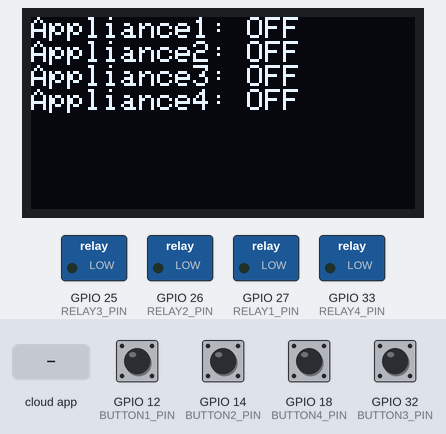
The sketch below on a simulated ESP32. Parts: 128×64 one-colour display, switched loads named in the sketch (green lamp = pin HIGH). The test bench sets the inputs (shaded band); at power-on: GPIO 12 (BUTTON1_PIN), GPIO 14 (BUTTON2_PIN), GPIO 18 (BUTTON4_PIN), GPIO 32 (BUTTON3_PIN) HIGH. WiFi joins after 1.5 s; servers stay silent unless stated; the Firebase database answers and starts empty; what the sketch prints to the serial monitor is not drawn.

Above: at 5.3 s.
5.4 s: the phone or cloud app sets SW1 to 1
At 5.8 s:
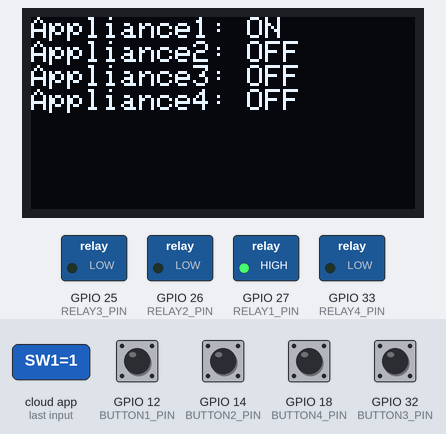
7.0 s: GPIO 14 (BUTTON2_PIN) pulled LOW for 1 s
At 7.8 s:
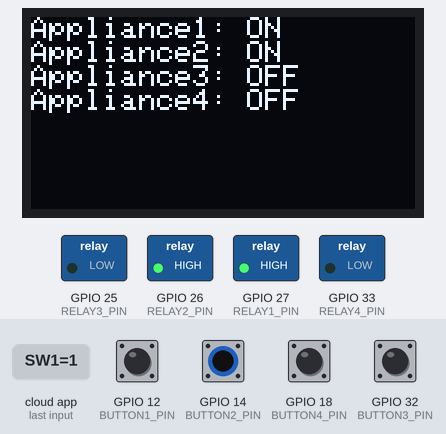
9.5 s: the phone or cloud app sets SW3 to 1
At 10.8 s:
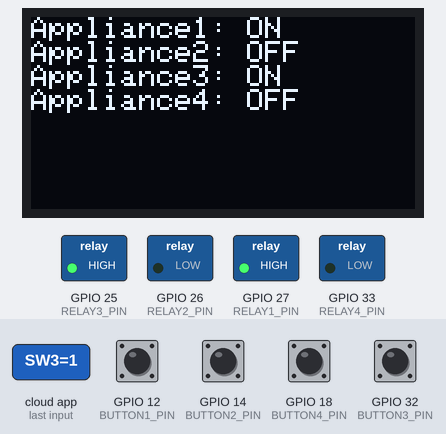
11.3 s: the phone or cloud app sets SW2 to 1
At 12.5 s:
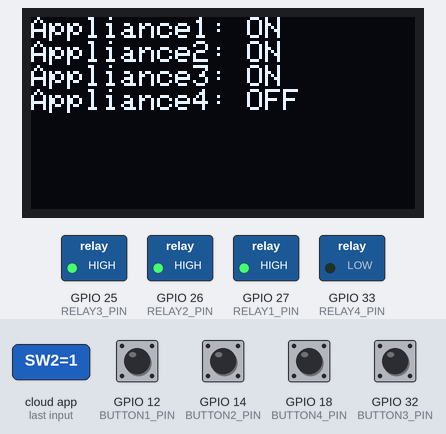
13.0 s: GPIO 18 (BUTTON4_PIN) pulled LOW for 0.35 s
At 14.1 s:
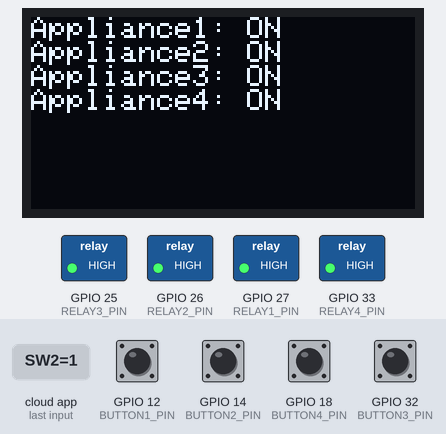
14.8 s: GPIO 12 (BUTTON1_PIN) pulled LOW for 0.35 s
At 16.0 s:
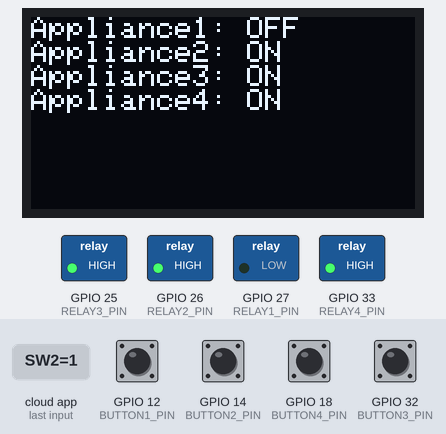
Timing chart, 0 to 17.6 s (numbered marks = the images above; inputs shaded):
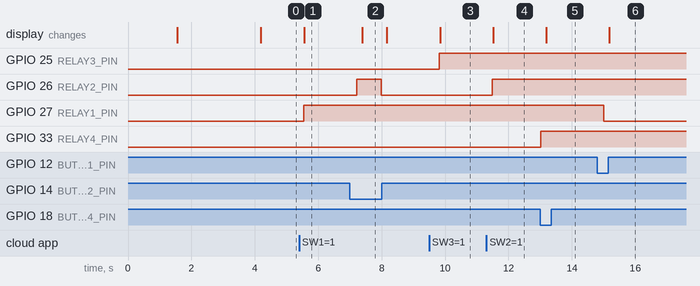

The sketch:

Remote4IoT-Code.ino
```cpp
#include <WiFi.h>
#include <Firebase_ESP_Client.h>
#include "addons/TokenHelper.h"
#include "addons/RTDBHelper.h"
#include <Wire.h>
#include <Adafruit_SH110X.h>

#define OLED_RESET -1
Adafruit_SH1106G display = Adafruit_SH1106G(128, 64, &Wire, OLED_RESET);

// Wi-Fi Credentials
#define WIFI_SSID "-------------"  //WiFi Name
#define WIFI_PASSWORD "-------------" //WiFi Password

// Firebase Info
#define API_KEY "------------------" //Your API Key
#define DATABASE_URL "---------------------" //Your Firebase URL

// Relay Pins
#define RELAY1_PIN 27
#define RELAY2_PIN 26
#define RELAY3_PIN 25
#define RELAY4_PIN 33

// Button Pins
#define BUTTON1_PIN 12
#define BUTTON2_PIN 14
#define BUTTON3_PIN 32
#define BUTTON4_PIN 18

// Firebase Variables
FirebaseData fbdo;
FirebaseAuth auth;
FirebaseConfig config;

// Relay States
int stateRelay1 = 0;
int stateRelay2 = 0;
int stateRelay3 = 0;
int stateRelay4 = 0;

// Firebase Paths
String relayPath1 = "/Button/SW1";
String relayPath2 = "/Button/SW2";
String relayPath3 = "/Button/SW3";
String relayPath4 = "/Button/SW4";

// Timing
unsigned long sendDataPrevMillis = 0;
unsigned long lastDebounceTime = 0;
const unsigned long debounceDelay = 200;
bool signupOK = false;

void setup() {
  Serial.begin(115200);

  // WiFi connection
  WiFi.begin(WIFI_SSID, WIFI_PASSWORD);
  Serial.print("Connecting to Wi-Fi");
  while (WiFi.status() != WL_CONNECTED) {
    Serial.print(".");
    delay(300);
  }
  Serial.println("\nConnected to Wi-Fi");

  // Firebase config
  config.api_key = API_KEY;
  config.database_url = DATABASE_URL;
  config.token_status_callback = tokenStatusCallback;

  if (Firebase.signUp(&config, &auth, "", "")) {
    Serial.println("Firebase SignUp successful");
    signupOK = true;
  } else {
    Serial.printf("Firebase SignUp failed: %s\n", config.signer.signupError.message.c_str());
  }

  Firebase.begin(&config, &auth);
  Firebase.reconnectWiFi(true);

  // Pin setup
  pinMode(RELAY1_PIN, OUTPUT);
  pinMode(RELAY2_PIN, OUTPUT);
  pinMode(RELAY3_PIN, OUTPUT);
  pinMode(RELAY4_PIN, OUTPUT);

  pinMode(BUTTON1_PIN, INPUT_PULLUP);
  pinMode(BUTTON2_PIN, INPUT_PULLUP);
  pinMode(BUTTON3_PIN, INPUT_PULLUP);
  pinMode(BUTTON4_PIN, INPUT_PULLUP);

  // Default OFF
  digitalWrite(RELAY1_PIN, LOW);
  digitalWrite(RELAY2_PIN, LOW);
  digitalWrite(RELAY3_PIN, LOW);
  digitalWrite(RELAY4_PIN, LOW);

  // OLED setup
  display.begin(0x3C, true);
  display.clearDisplay();
  display.setTextSize(1);
  display.setTextColor(SH110X_WHITE);
  display.setCursor(10, 25);
  display.println("Connecting to Firebase...");
  display.display();

  delay(2000);

  // Sync initial states from Firebase
  syncRelay(relayPath1, stateRelay1, RELAY1_PIN);
  syncRelay(relayPath2, stateRelay2, RELAY2_PIN);
  syncRelay(relayPath3, stateRelay3, RELAY3_PIN);
  syncRelay(relayPath4, stateRelay4, RELAY4_PIN);

  updateOLED();
}

void loop() {
  // Manual Buttons
  checkButton(BUTTON1_PIN, stateRelay1, RELAY1_PIN, relayPath1);
  checkButton(BUTTON2_PIN, stateRelay2, RELAY2_PIN, relayPath2);
  checkButton(BUTTON3_PIN, stateRelay3, RELAY3_PIN, relayPath3);
  checkButton(BUTTON4_PIN, stateRelay4, RELAY4_PIN, relayPath4);

  // Firebase Sync
  if (Firebase.ready() && signupOK && (millis() - sendDataPrevMillis > 300)) {
    sendDataPrevMillis = millis();

    syncRelay(relayPath1, stateRelay1, RELAY1_PIN);
    syncRelay(relayPath2, stateRelay2, RELAY2_PIN);
    syncRelay(relayPath3, stateRelay3, RELAY3_PIN);
    syncRelay(relayPath4, stateRelay4, RELAY4_PIN);
  }
}

// Update OLED Display with All States
void updateOLED() {
  display.clearDisplay();
  display.setCursor(0, 0);
  display.setTextSize(1);
  display.println(stateRelay1 ? "Appliance1: ON" : "Appliance1: OFF");
  display.println(stateRelay2 ? "Appliance2: ON" : "Appliance2: OFF");
  display.println(stateRelay3 ? "Appliance3: ON" : "Appliance3: OFF");
  display.println(stateRelay4 ? "Appliance4: ON" : "Appliance4: OFF");
  display.display();
}

// Sync Relay from Firebase
void syncRelay(String path, int &state, int pin) {
  if (Firebase.RTDB.getInt(&fbdo, path.c_str())) {
    int fbState = 0;
  if (fbdo.dataType() == "string") {            // I set this for the ESP32 not giving the same output to the database with Mobile App
  fbState = fbdo.stringData().toInt();
  }
  else {
  fbState = fbdo.intData();
  }
  if (fbState != state) {
      state = fbState;
      digitalWrite(pin, state);
      updateOLED();
  }
  }
  else {
    Serial.print("Firebase error: ");
    Serial.println(fbdo.errorReason());
  }
}

// Check Button Presses
void checkButton(int btnPin, int &relayState, int relayPin, String path) {
  if (digitalRead(btnPin) == LOW) {
    if (millis() - lastDebounceTime > debounceDelay) {
      relayState = !relayState;
      digitalWrite(relayPin, relayState);
      Firebase.RTDB.setInt(&fbdo, path.c_str(), relayState);
      updateOLED();
      lastDebounceTime = millis();
    }
  }
}
```

Measured:
- after the input at 5.4 s, GPIO 27 (RELAY1_PIN): LOW → HIGH after 0.14 s; the display: changes after 0.16 s (image 1)
- after the input at 7.0 s, GPIO 26 (RELAY2_PIN): LOW → HIGH after 0.21 s, → LOW 0.78 s later; the display: changes after 0.39 s (image 2)
- after the input at 9.5 s, GPIO 25 (RELAY3_PIN): LOW → HIGH after 0.32 s; the display: changes after 0.34 s (image 3)
- after the input at 11.3 s, GPIO 26 (RELAY2_PIN): LOW → HIGH after 0.19 s; the display: changes after 0.22 s (image 4)
- after the input at 13.0 s, GPIO 33 (RELAY4_PIN): LOW → HIGH at once; the display: changes after 0.20 s (image 5)
- after the input at 14.8 s, GPIO 27 (RELAY1_PIN): HIGH → LOW after 0.20 s; the display: changes after 0.37 s (image 6)
